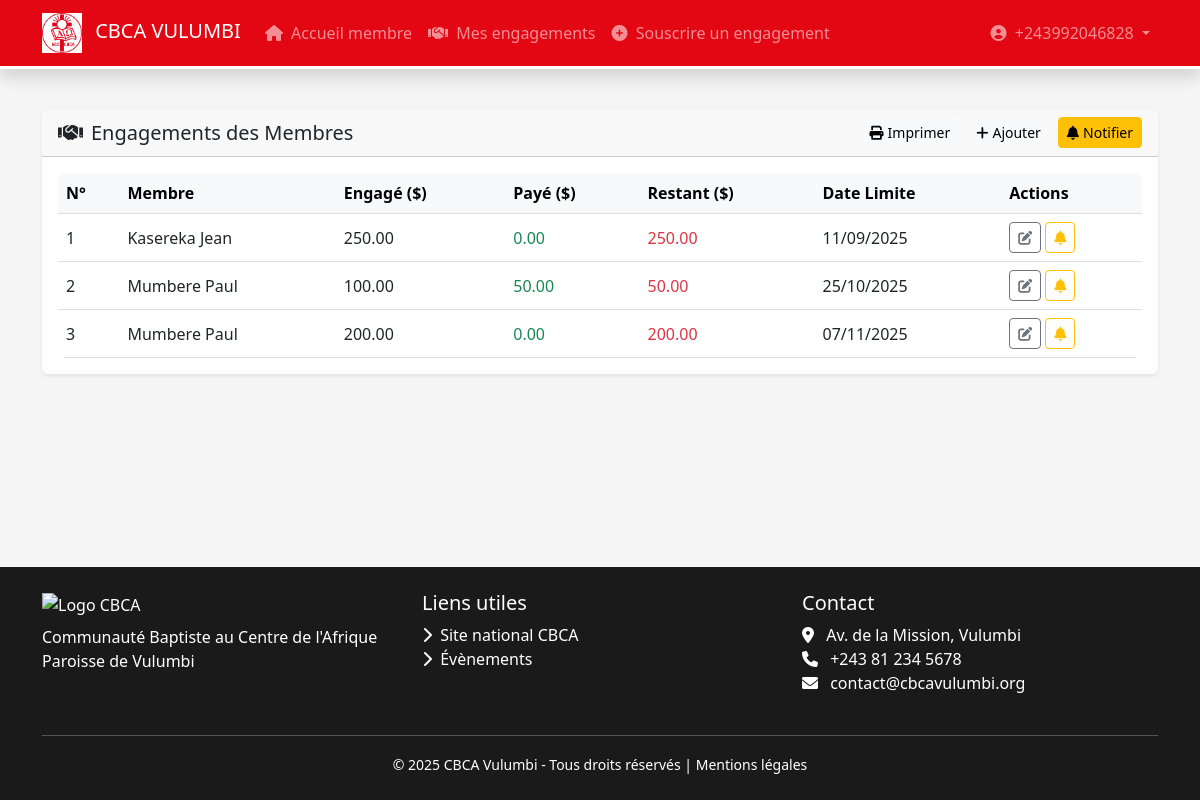
/engagements (signed in), run on the app's committed database.
### models.py (models this page shows, shortened)
class User(db.Model, UserMixin):
    __tablename__ = 'users'
    id = db.Column(db.Integer, primary_key=True)
    username = db.Column(db.String(50), unique=True, nullable=False)
    password_hash = db.Column(db.String(128), nullable=False)
    role = db.Column(db.String(20), default='user')
    last_login = db.Column(db.DateTime)
    created_at = db.Column(db.DateTime, default=datetime.utcnow)

class Engagement(db.Model):
    __tablename__ = 'engagements'
    id = db.Column(db.Integer, primary_key=True)
    membre_id = db.Column(db.Integer, db.ForeignKey('membres.id'), nullable=False)
    montant_total = db.Column(db.Float, nullable=False)
    date_engagement = db.Column(db.DateTime, default=datetime.utcnow)
    date_limite = db.Column(db.Date, nullable=False)
    description = db.Column(db.String(200))
    statut = db.Column(db.String(20), default='En cours')
    paiements = db.relationship('Paiement', backref='engagement', lazy=True, cascade="all, delete-orphan")
    notifications = db.relationship('Notification', backref='engagement', lazy=True, cascade="all, delete-orphan")
    def montant_restant(self):
        return self.montant_total - sum(p.montant for p in self.paiements)

class CarteBapteme(db.Model):
    __tablename__='cartebapteme'
    id = db.Column(db.Integer, primary_key=True)
    numero = db.Column(db.String(100), nullable=False)
    nom = db.Column(db.String(100), nullable=False)
    adresse = db.Column(db.String(200))
    date_naissance = db.Column(db.Date)
    sexe = db.Column(db.String(1))
    photo = db.Column(db.String(100))
    created_at = db.Column(db.DateTime, default=datetime.utcnow)
    membre = db.relationship('Membre', backref='cartebapteme', lazy=True)

class Paiement(db.Model):
    __tablename__ = 'paiements'
    id = db.Column(db.Integer, primary_key=True)
    engagement_id = db.Column(db.Integer, db.ForeignKey('engagements.id'), nullable=False)
    montant = db.Column(db.Float, nullable=False)
    date_paiement = db.Column(db.Date, default=datetime.utcnow)

### app.py (the view)
@app.route('/engagements')
@login_required
def liste_engagements():
    from models import Engagement
    engagements = Engagement.query.order_by(Engagement.date_limite).all()
    membres = Membre.query.order_by(Membre.id.desc()).all()
    return render_template('engagements/liste.html', title="Engagements", engagements=engagements, membres=membres)

### app.py (called while the page is built)
@login_manager.user_loader
def load_user(user_id):
    from models import User
    return User.query.get(int(user_id))

### templates/engagements/liste.html (shortened to what this page needs)
{% extends "base.html" %}
{% block content %}
<div class="card shadow-sm border-0 mt-3 printable-area">
  <div class="card-header bg-cbca no-print">
    <div class="d-flex justify-content-between align-items-center">
      <h5 class="mb-0"><i class="fas fa-handshake me-2"></i>Engagements des Membres</h5>
      <div class="d-flex gap-2">
        <button id="printButton" class="btn btn-light btn-sm no-print">
          <i class="fas fa-print me-1"></i>Imprimer
        </button>
        <a href="{{ url_for('ajouter_engagement') }}" class="btn btn-light btn-sm no-print">
          <i class="fas fa-plus me-1"></i>Ajouter
        </a>
        <a href="{{ url_for('notifier_tous_membres') }}" class="btn btn-warning btn-sm no-print">
          <i class="fas fa-bell me-1"></i>Notifier
        </a>
      </div>
    </div>
  </div>
  <div class="card-body">
    <div class="table-responsive">
      <table class="table table-hover align-middle">
        <thead class="table-light">
          <tr>
            <th>N°</th>
            <th>Membre</th>
            <th>Engagé ($)</th>
            <th>Payé ($)</th>
            <th>Restant ($)</th>
            <th>Date Limite</th>
            <th class="no-print">Actions</th>
          </tr>
        </thead>
        <tbody>
          {% for engagement in engagements %}
          {% set paye = engagement.montant_total - engagement.montant_restant() %}
          <tr>
            <td>{{ loop.index }}</td>
            <td>{{ engagement.membre.cartebapteme.nom }}</td>
            <td>{{ "%.2f"|format(engagement.montant_total) }}</td>
            <td class="text-success">{{ "%.2f"|format(paye) }}</td>
            <td class="{{ 'text-danger' if engagement.montant_restant() > 0 else 'text-success' }}">
              {{ "%.2f"|format(engagement.montant_restant()) }}
            </td>
            <td>{{ engagement.date_limite.strftime('%d/%m/%Y') }}</td>
            <td class="no-print">
              <div class="d-flex gap-1">
                <a href="#" class="btn btn-sm btn-outline-secondary" data-bs-toggle="modal" data-bs-target="#modalEdit{{ engagement.id }}">
                  <i class="fas fa-edit"></i>
                </a>
                {% if engagement.montant_restant() > 0 %}
                <form method="POST" action="{{ url_for('notifier_membre_engagement', id=engagement.id) }}">
                  <button type="submit" class="btn btn-sm btn-outline-warning">
                    <i class="fas fa-bell"></i>
                  </button>
                </form>
                {% endif %}
              </div>
            </td>
          </tr>
          {% endfor %}
        </tbody>
      </table>
    </div>
  </div>
</div>
{% endblock %}

### templates/base.html (shortened to what this page needs)
<!DOCTYPE html>
<html lang="fr">
<head>
    <link href="https://cdn.jsdelivr.net/npm/bootstrap@5.3.0/dist/css/bootstrap.min.css" rel="stylesheet">
    <link href="https://cdnjs.cloudflare.com/ajax/libs/font-awesome/6.0.0/css/all.min.css" rel="stylesheet">
    <link rel="stylesheet" href="{{ url_for('static', filename='css/style.css') }}">
</head>
<body>
<nav class="navbar navbar-expand-lg navbar-dark navbar-cbca shadow">
    <div class="container">
        <a class="navbar-brand" href="{% if current_user.is_authenticated and current_user.role == 'membre' %}{{ url_for('accueil_membre') }}{% else %}{{ url_for('accueil') }}{% endif %}">
            <img src="{{ url_for('static', filename='logo.JPG') }}" alt="Logo CBCA" height="40" class="me-2">
            <span class="d-none d-md-inline">CBCA VULUMBI</span>
        </a>
        <div class="collapse navbar-collapse" id="navbarContent">
            <ul class="navbar-nav me-auto">
                {% if current_user.is_authenticated and current_user.role == 'admin' %}
                    <li class="nav-item">
                        <a class="nav-link {% if request.endpoint == 'accueil' %}active{% endif %}" href="{{ url_for('accueil') }}">
                            <i class="fas fa-chart-bar me-1"></i> Tableau de bord
                        </a>
                    </li>
                    <li class="nav-item">
                        <a class="nav-link {% if request.endpoint and request.endpoint.startswith('liste_membres') %}active{% endif %}" href="{{ url_for('liste_membres') }}">
                            <i class="fas fa-users me-1"></i> Membres
                        </a>
                    </li>
                    <li class="nav-item">
                        <a class="nav-link {% if request.endpoint and request.endpoint.startswith('liste_engagements') %}active{% endif %}" href="{{ url_for('liste_engagements') }}">
                            <i class="fas fa-handshake me-1"></i> Engagements
                        </a>
                    </li>
                    <li class="nav-item">
                        <a class="nav-link {% if request.endpoint and request.endpoint.startswith('liste_paiements') %}active{% endif %}" href="{{ url_for('liste_paiements') }}">
                            <i class="fas fa-money-check-alt me-1"></i> Paiements
                        </a>
                    </li>
                    <li class="nav-item">
                        <a class="nav-link {% if request.endpoint and request.endpoint.startswith('liste_carte') %}active{% endif %}" href="{{ url_for('liste_carte') }}">
                            <i class="fas fa-id-card me-1"></i> Carte Baptême
                        </a>
                    </li>
                    <li class="nav-item">
                        <a class="nav-link {% if request.endpoint and request.endpoint.startswith('liste_utilisateurs') %}active{% endif %}" href="{{ url_for('liste_utilisateurs') }}">
                            <i class="fas fa-user-shield me-1"></i> Utilisateurs
                        </a>
                    </li>
                {% elif current_user.is_authenticated and current_user.role == 'membre' %}
                    <li class="nav-item">
                        <a class="nav-link {% if request.endpoint == 'accueil_membre' %}active{% endif %}" href="{{ url_for('accueil_membre') }}">
                            <i class="fas fa-home me-1"></i> Accueil membre
                        </a>
                    </li>
                    <li class="nav-item">
                        <a class="nav-link {% if request.endpoint == 'mes_engagements' %}active{% endif %}" href="{{ url_for('mes_engagements') }}">
                            <i class="fas fa-handshake me-1"></i> Mes engagements
                        </a>
                    </li>
                    <li class="nav-item">
                        <a class="nav-link {% if request.endpoint == 'souscrire_engagement_membre' %}active{% endif %}" href="{{ url_for('souscrire_engagement_membre') }}">
                            <i class="fas fa-plus-circle me-1"></i> Souscrire un engagement
                        </a>
                    </li>
                {% endif %}
            </ul>
            <ul class="navbar-nav">
                {% if current_user.is_authenticated %}
                <li class="nav-item dropdown">
                    <a class="nav-link dropdown-toggle" href="#" id="userDropdown" data-bs-toggle="dropdown">
                        <i class="fas fa-user-circle me-1"></i> {{ current_user.username }}
                    </a>
                </li>
                {% else %}
                <li class="nav-item">
                    <a class="nav-link" href="{{ url_for('login') }}">
                        <i class="fas fa-sign-in-alt me-1"></i> Connexion
                    </a>
                </li>
                {% endif %}
            </ul>
        </div>
    </div>
</nav>
<main class="container my-4 flex-grow-1">
    {% block content %}{% endblock %}
</main>
<footer class="py-4 text-white">
    <div class="container">
        <div class="row">
            <div class="col-md-4 mb-3">
                <img src="{{ url_for('static', filename='images/logo-cbca-white.png') }}" alt="Logo CBCA" height="50">
                <p class="mt-2 mb-0">Communauté Baptiste au Centre de l'Afrique<br>Paroisse de Vulumbi</p>
            </div>
            <div class="col-md-4 mb-3">
                <h5>Liens utiles</h5>
                <ul class="list-unstyled">
                    <li><a href="#" class="text-white text-decoration-none"><i class="fas fa-chevron-right me-1"></i> Site national CBCA</a></li>
                    <li><a href="#" class="text-white text-decoration-none"><i class="fas fa-chevron-right me-1"></i> Évènements</a></li>
                </ul>
            </div>
            <div class="col-md-4 mb-3">
                <h5>Contact</h5>
                <address>
                    <i class="fas fa-map-marker-alt me-2"></i> Av. de la Mission, Vulumbi<br>
                    <i class="fas fa-phone me-2"></i> +243 81 234 5678<br>
                    <i class="fas fa-envelope me-2"></i> contact@cbcavulumbi.org
                </address>
            </div>
        </div>
        <hr class="my-2 bg-light">
        <div class="text-center pt-2">
            <small>&copy; 2025 CBCA Vulumbi - Tous droits réservés | <a href="#" class="text-white text-decoration-none">Mentions légales</a></small>
        </div>
    </div>
</footer>
</body>
</html>

### static/style.css (style rules this page uses)
body { font-family: 'Segoe UI', 'Roboto', sans-serif; background-color: var(--cbcagray); }
.navbar-cbca { border-bottom: 3px solid white; }
.table-responsive { border-radius: 8px; overflow: hidden; }
.table { margin-bottom: 0; }
.table thead th { background-color: #f8f9fa; border-bottom-width: 1px; font-weight: 600; }
.card-header { font-weight: 600; }

### templates/base.html (style rules this page uses)
:root { --cbcared:#e30613; --cbcawhite:#fff; --cbcadark:#1a1a1a; --cbcagray:#f5f5f5; }
body { font-family: 'Segoe UI', Tahoma, Geneva, Verdana, sans-serif; background: var(--cbcagray); display:flex; flex-direction:column; min-height:100vh; }
.navbar-cbca { background-color: var(--cbcared); border-bottom: 3px solid white; }
footer { background: var(--cbcadark); margin-top:auto; }

### data on the page
User: username "+243992046828"
Engagement: membre.cartebapteme.nom "Kasereka Jean", montant_total "250.00", paye "0.00", montant_restant "250.00", date_limite "11/09/2025"
Engagement: membre.cartebapteme.nom "Mumbere Paul", montant_total "100.00", paye "50.00", montant_restant "50.00", date_limite "25/10/2025"
Engagement: membre.cartebapteme.nom "Mumbere Paul", montant_total "200.00", paye "0.00", montant_restant "200.00", date_limite "07/11/2025"
